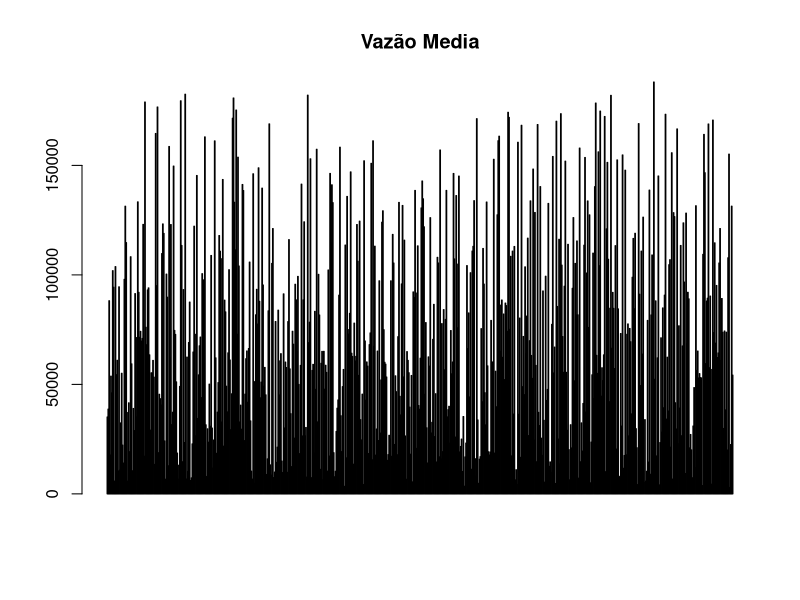
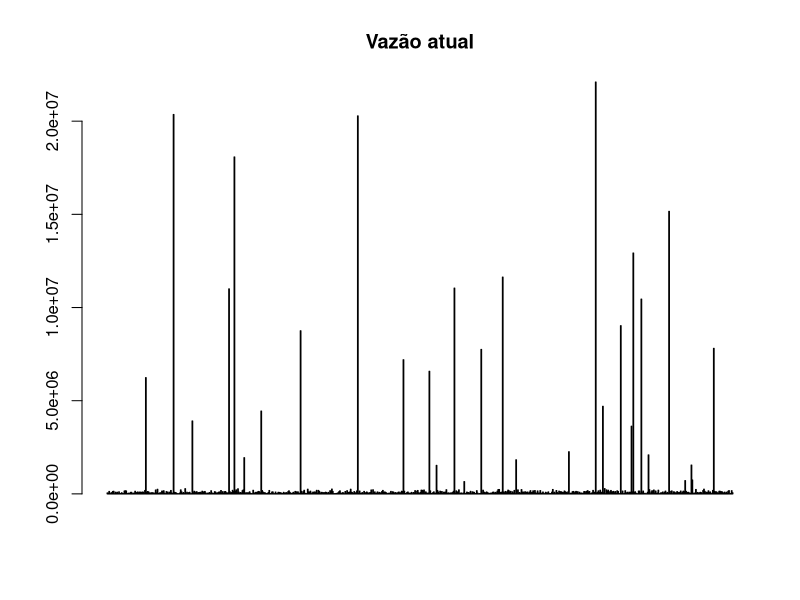
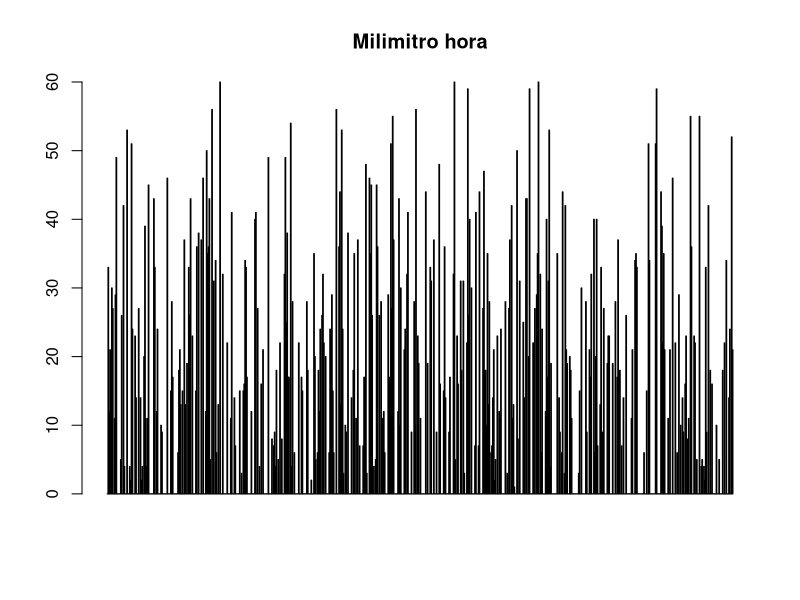
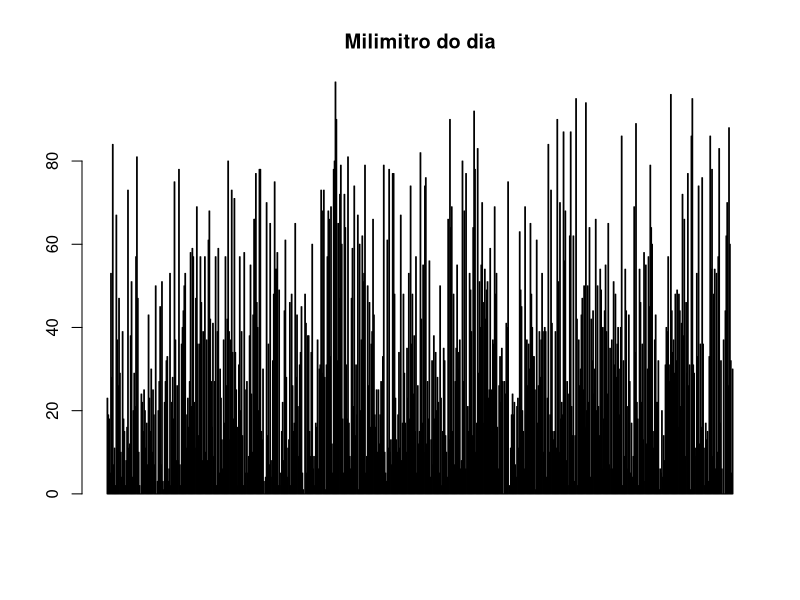
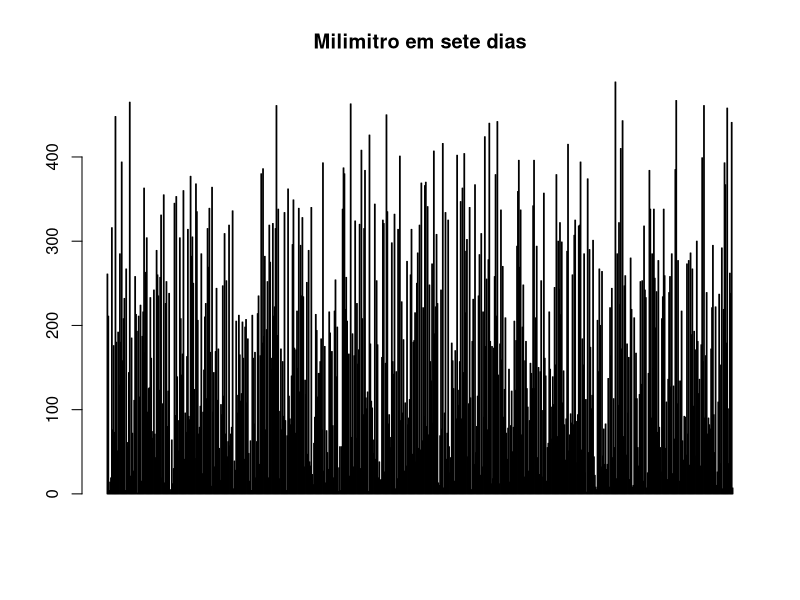
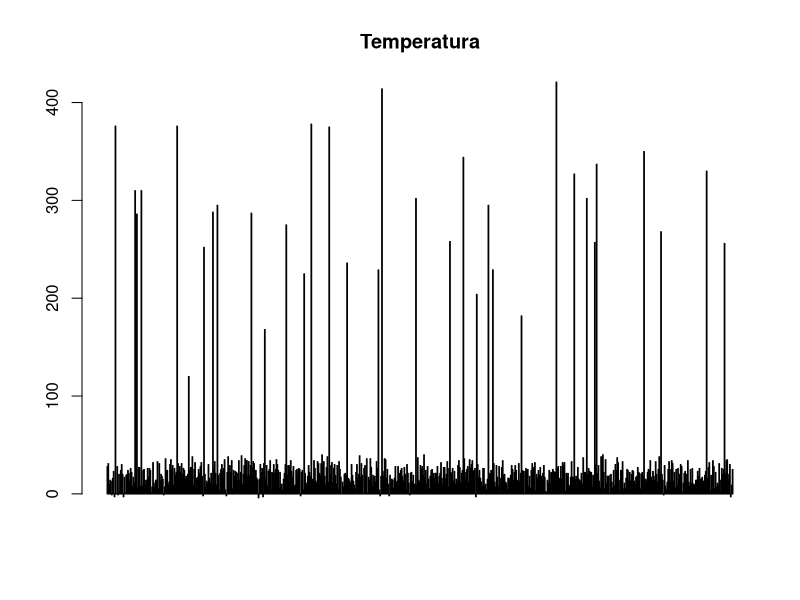
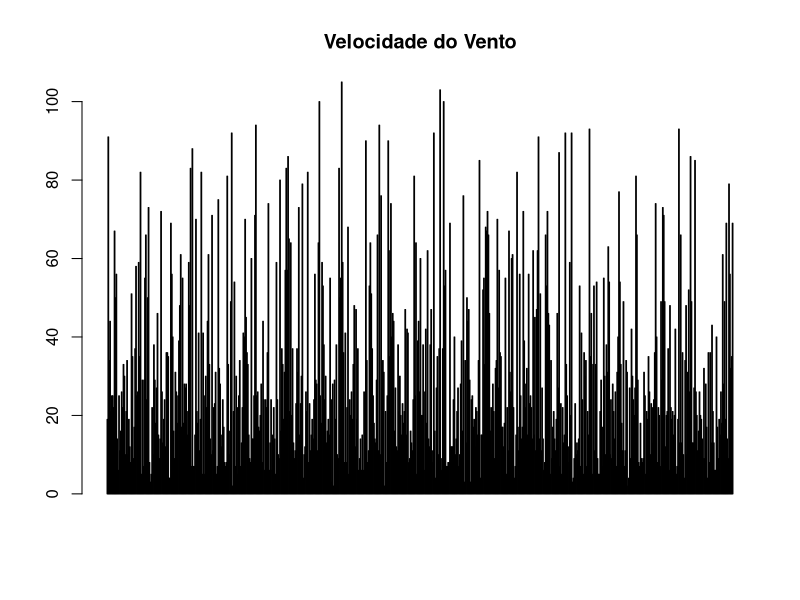
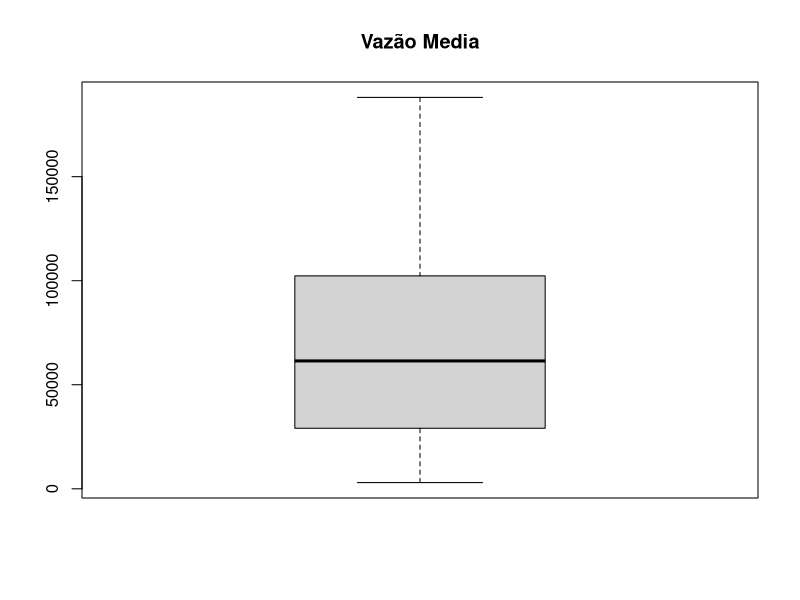

Write R code to recreate these figures, in order.
## ---- chunk 1
dados = read.csv("dadosAlagamentoPI.csv", sep=",", na.strings = "", stringsAsFactors = T)
dados
## ---- chunk 2
head(dados)
summary(dados)
summary(dados$Vazão.atual)
summary(dados$Temperatura)
## ---- chunk 3
barplot(dados$Vazao.Media,main = "Vazão Media")
barplot(dados$Vazao.atual,main = "Vazão atual")
barplot(dados$Milimitro.hora,main = "Milimitro hora")
barplot(dados$Milimitro.do.dia,main = "Milimitro do dia")
barplot(dados$Milimitro.em.sete.dias,main = "Milimitro em sete dias")
barplot(dados$Temperatura,main = "Temperatura")
barplot(dados$Velocidade.do.Vento,main = "Velocidade do Vento")
## ---- chunk 4
boxplot(dados$Vazao.Media,main = "Vazão Media")
boxplot(dados$Vazao.atual,main = "Vazão atual")
boxplot(dados$Milimitro.hora,main = "Milimitro hora")
boxplot(dados$Milimitro.do.dia,main = "Milimitro do dia")
boxplot(dados$Milimitro.em.sete.dias,main = "Milimitro em sete dias")
boxplot(dados$Temperatura,main = "Temperatura")
boxplot(dados$Velocidade.do.Vento,main = "Velocidade do Vento")
## ---- chunk 5
hist(dados$Vazao.Media,main = "Vazão.Media")
hist(dados$Vazao.atual,main = "Vazão.atual")
hist(dados$Milimitro.hora,main = "Milimitro.hora")
hist(dados$Milimitro.do.dia,main = "Milimitro.do.dia")
hist(dados$Milimitro.em.sete.dias,main = "Milimitro.em.sete.dias")
hist(dados$Temperatura,main = "Temperatura")
hist(dados$Velocidade.do.Vento,main = "Velocidade.do.Vento")
## ---- chunk 6
dados[!complete.cases(dados$Solo),]
## ---- chunk 7
boxplot(dados$Vazao.atual,main = "Vazão Atual")
boxplot(dados$Temperatura,main = "Temperatura")
## ---- chunk 8
mean(dados$Vazao.Media)
mean(dados$Vazao.atual)
mean(dados$Milimitro.hora)
mean(dados$Milimitro.do.dia)
mean(dados$Milimitro.em.sete.dias)
mean(dados$Temperatura)
mean(dados$Velocidade.do.Vento)
unique(dados$Solo)
unique(dados$Notas)
## ---- chunk 9
dados[complete.cases(dados$Notas),]
dados[!complete.cases(dados$Solo),]
## ---- chunk 10
write.csv(dados,"dadosCorretosPI.csv",row.names = TRUE)
## ---- chunk 11
help(write.csv)
